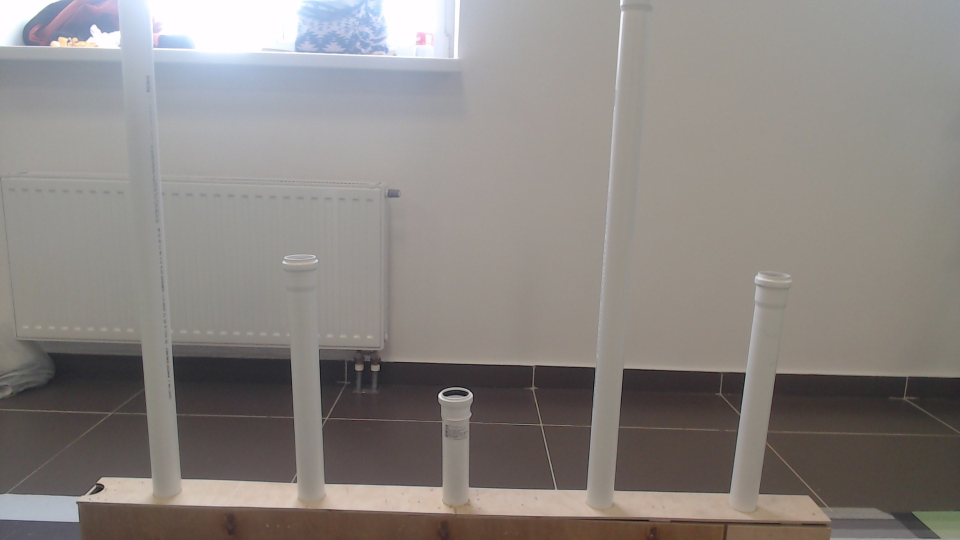
#> input picture opencv_tests/lab-alt.jpg, 1920 x 1080 px, given in place of the camera (shown at 1/2 size)
$ python laboratory-stream.py
#> lines starting #> are read from the running program, lines starting #| are printed output that depends on the picture; after the words box and inside, x2 and y2 are one past the last pixel; in counts of white or black regions, pixels touching at a corner belong together
import cv2
import numpy as np


photo_mode = False
# cv2.CAP_FFMPEG


def gradient_HSV(h_min, h_max, w=200):
    colors = np.zeros((1, w, 3), np.uint8)

    step = (h_max - h_min) / w
    step = step.reshape((1, 1, 3))

    color_hsv = h_min + step
    colors[:, 0] = color_hsv
    for i in range(1, w):
        color_hsv += step
        colors[:, i] = color_hsv

    return colors


if __name__ == '__main__':
    cv2.namedWindow("frame")  # создаем главное окно
    cv2.namedWindow("result")  # создаем главное окно
    cv2.namedWindow("result-lab")  # создаем главное окно
    cv2.namedWindow("settings", cv2.WINDOW_NORMAL)  # создаем окно настроек
    cv2.resizeWindow("settings", 500, 500)

    if not photo_mode:
        print('no cum')
        cap = cv2.VideoCapture(0)
        print('cum')
        cap.set(3, 960)
        cap.set(4, 540)

    # создаем 6 бегунков для настройки начального и конечного цвета фильтра
    cv2.createTrackbar('h1', 'settings', 60, 179, lambda x: None)
    cv2.createTrackbar('s1', 'settings', 70, 255, lambda x: None)
    cv2.createTrackbar('v1', 'settings', 20, 255, lambda x: None)
    cv2.createTrackbar('h2', 'settings', 89, 179, lambda x: None)
    # cv2.createTrackbar('h2', 'settings', 179, 179, lambda x: None)
    cv2.createTrackbar('s2', 'settings', 145, 255, lambda x: None)
    # cv2.createTrackbar('s2', 'settings', 255, 255, lambda x: None)
    cv2.createTrackbar('v2', 'settings', 255, 255, lambda x: None)
    # cv2.createTrackbar('v2', 'settings', 255, 255, lambda x: None)
    # P.S: чтобы поместить диапазон значений Hue (от 0 до 360) в рамки целевого формата (8 бит),
    #      OpenCV делит данный диапазон на 2. Следовательно Hue в OpenCV работает в диапазоне 0 до 179

    while True:
        print('loop')
        if photo_mode:
            frame = cv2.imread('lab-latest-2.jpg')
            frame = cv2.resize(frame, (0, 0), fx=0.5, fy=0.5)
        else:
            flag, frame = cap.read()
#> frame is the input picture: shape (1080, 1920, 3); mean B, G, R 130.1, 133.5, 138.8
        rects = []
        result = []
        hsv = cv2.cvtColor(frame, cv2.COLOR_BGR2HSV)
#> hsv: shape (1080, 1920, 3); mean H, S, V 39.8, 26.8, 141.1
        zeros = np.zeros(hsv.shape)

        # считываем значения бегунков
        h1 = cv2.getTrackbarPos('h1', 'settings')
        s1 = cv2.getTrackbarPos('s1', 'settings')
        v1 = cv2.getTrackbarPos('v1', 'settings')
        h2 = cv2.getTrackbarPos('h2', 'settings')
        s2 = cv2.getTrackbarPos('s2', 'settings')
        v2 = cv2.getTrackbarPos('v2', 'settings')

        # формируем начальный и конечный цвет фильтра
        h_min = np.array((h1, s1, v1), np.uint8)
        h_max = np.array((h2, s2, v2), np.uint8)

        # накладываем фильтр на кадр в модели HSV
        thresh = cv2.inRange(hsv, h_min, h_max)
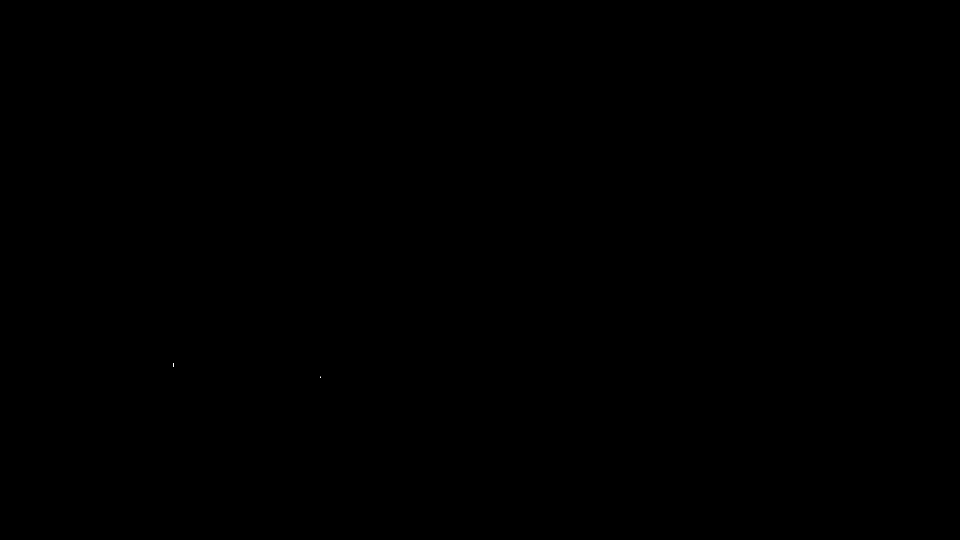
#> thresh: shape (1080, 1920) (shown at 1/2 size); 0% white in thin lines or dots, all inside (x1, y1, x2, y2) = (347, 726, 642, 756)

        # добавляем визуализацию цветового диапазона
        gradient = gradient_HSV(h_min, h_max)
        gradient = cv2.cvtColor(gradient, cv2.COLOR_HSV2BGR)

        mask = cv2.inRange(hsv, h_min, h_max)
        contours, hierarchy = cv2.findContours(mask, cv2.RETR_TREE, cv2.CHAIN_APPROX_SIMPLE)
#> contours = 2 contours, all with area under 20
        max_rects = 0, 0, 0, 0
        for c in contours:
            x, y, w, h = cv2.boundingRect(c)
            if w * h > max_rects[2] * max_rects[3]:
                max_rects = x, y, w, h
            if w > 5 and h > 10:
                rects.append((w, h, x))
                cv2.putText(zeros, text=f'({w}, {h})', org=(x, y),
                            fontFace=cv2.FONT_HERSHEY_SIMPLEX, fontScale=1, color=(0, 255, 0),
                            thickness=1, lineType=cv2.LINE_AA)
                cv2.rectangle(zeros, (x, y), (x + w, y + h), (155, 155, 0), 1)
#> this loop made 2 passes
#> (c, x, y, w, h) on passes 1 to 2: ([[641, 753], [641, 755]], 641, 753, 1, 3), ([[347, 726], [347, 733]], 347, 726, 1, 8)
#> zeros: shape (1080, 1920, 3) float64; every value is 0
#> after the loop, rects = []
        img = zeros
        # frame = cv2.drawContours(zeros, contours, -1, (0, 255, 0), 3)
        rects.sort(key=lambda _: _[2])
        for num, (w, h, x) in enumerate(rects):
            # print(num, (w, h))
            # print(w)
            # print(h)
            if 15 < w < 70:
                if h > 300:
                    typ = 3
                elif h > 150:
                    typ = 2
                elif h > 70:
                    typ = 1
                else:
                    typ = -1
                if typ > 0:
                    result.append(str(typ))
            else:
                typ = -1
            if len(result) > 5:
                pass
#> this loop made 0 passes
#> after the loop, result = []
        print(' '.join(result))
        # выводим результат на экран
        cv2.imshow('frame', frame)
        cv2.imshow('result', thresh)
        cv2.imshow('result-lab', img)
        cv2.imshow('settings', gradient)

        ch = cv2.waitKey(5)
#> (key q is pressed here)
        if ch == ord('q'):
            break

    cap.release()
    cv2.destroyAllWindows()

$ run again, on opencv_tests/lab-latest-1.jpg
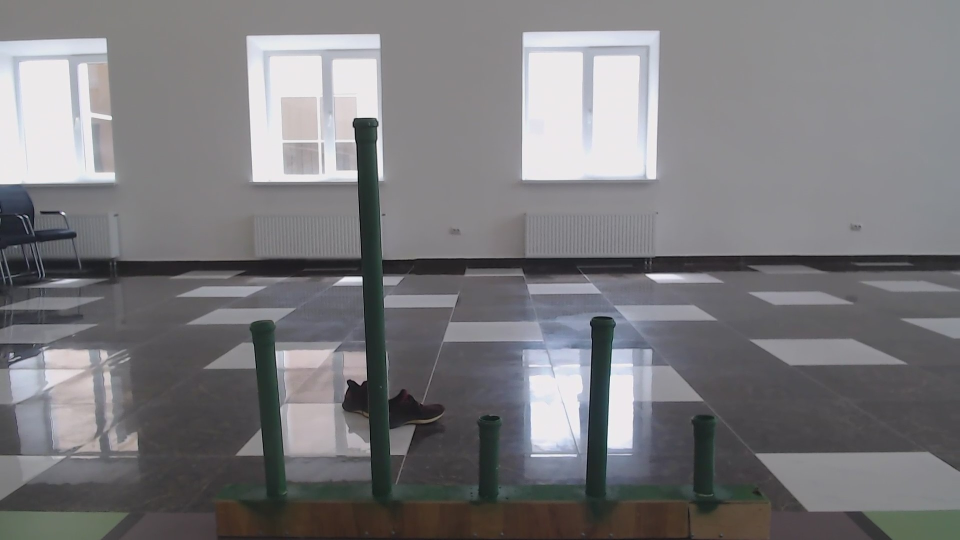
#> input picture opencv_tests/lab-latest-1.jpg, 1920 x 1080 px, given in place of the camera (shown at 1/2 size)
#> frame is the input picture: shape (1080, 1920, 3); mean B, G, R 124.5, 121.8, 122.6
#> hsv: shape (1080, 1920, 3); mean H, S, V 117.1, 17, 126.6
#> `thresh = cv2.inRange(hsv, h_min, h_max)`:
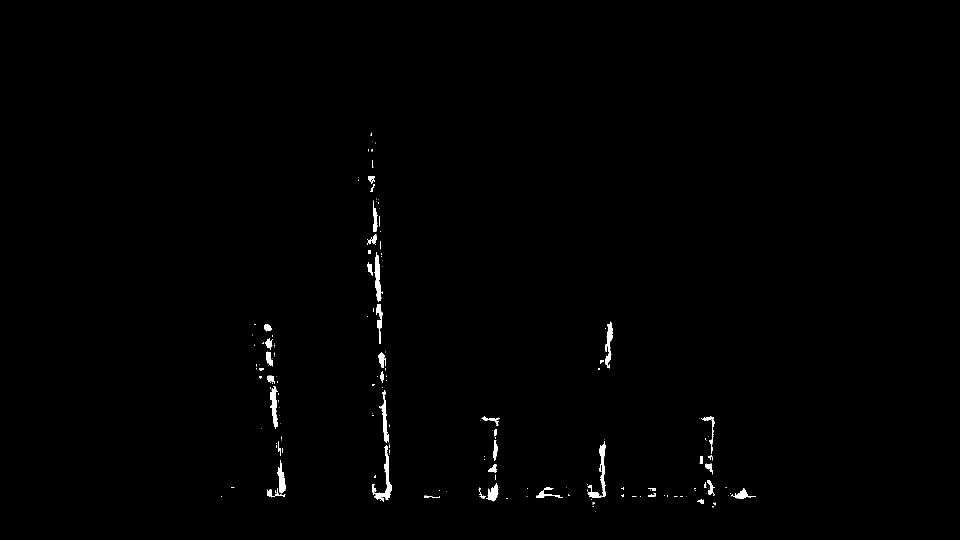
#> thresh: shape (1080, 1920) (shown at 1/2 size); 0.59% white; 194 white regions (145 under 20 px)
#> contours = 228 contours, 184 with area under 20; largest, box (x1, y1, x2, y2) and area: (748, 890, 784, 1004) 853, (1175, 882, 1212, 996) 828, (748, 504, 763, 604) 682, (540, 772, 556, 858) 635, (1210, 643, 1226, 737) 544
#> the loop `for c in contours:` made 228 passes
#> (x, y, w, h) on passes 1, 2, 4, 6, 7, 8, 9, 12: (1190, 1023, 1, 1), (1424, 1012, 3, 3), (1426, 1005, 6, 6), (1185, 1005, 4, 4), (1394, 999, 14, 9), (1397, 1000, 4, 4), (776, 999, 1, 1), (1463, 993, 1, 1)
#> after the loop `for c in contours:`:
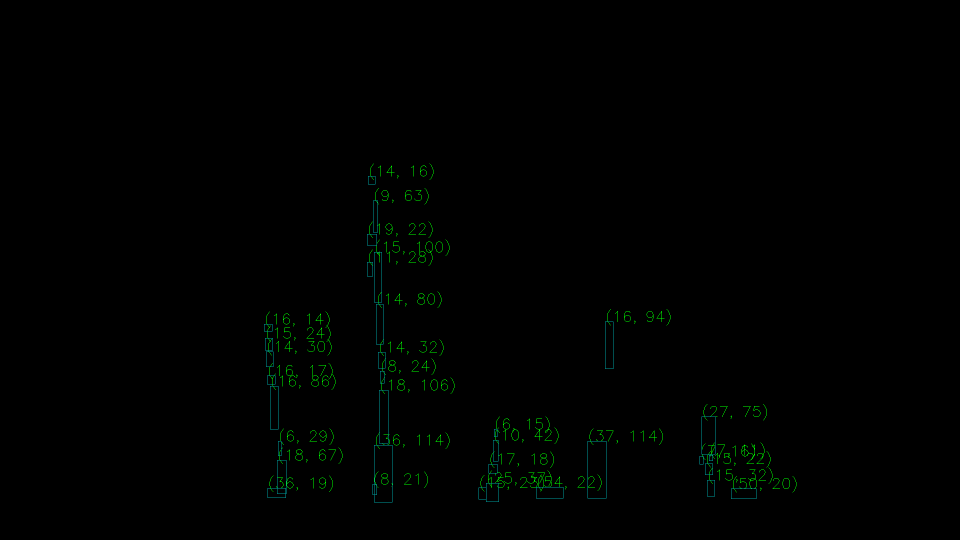
#> zeros: shape (1080, 1920, 3) float64 (shown at 1/2 size); mean of channels 0, 1, 2 0.3, 1.3, 0; drawn as B, G, R
#> after the loop `for c in contours:`: rects = 33 items, first 6: (50, 20, 1462), (36, 19, 535), (15, 23, 957), (54, 22, 1072), (8, 21, 745), (25, 37, 972)
#> the loop `for num, (w, h, x) in enumerate(rects):` made 33 passes
#> (w, h, x, typ) on passes 1 to 8: (16, 14, 528, -1), (15, 24, 530, -1), (14, 30, 532, -1), (16, 17, 534, -1), (36, 19, 535, -1), (16, 86, 540, 1), (18, 67, 554, -1), (6, 29, 556, -1)
#> after the loop `for num, (w, h, x) in enumerate(rects):`: result = ['1', '1', '1', '1', '1', '1']
#| 1 1 1 1 1 1
